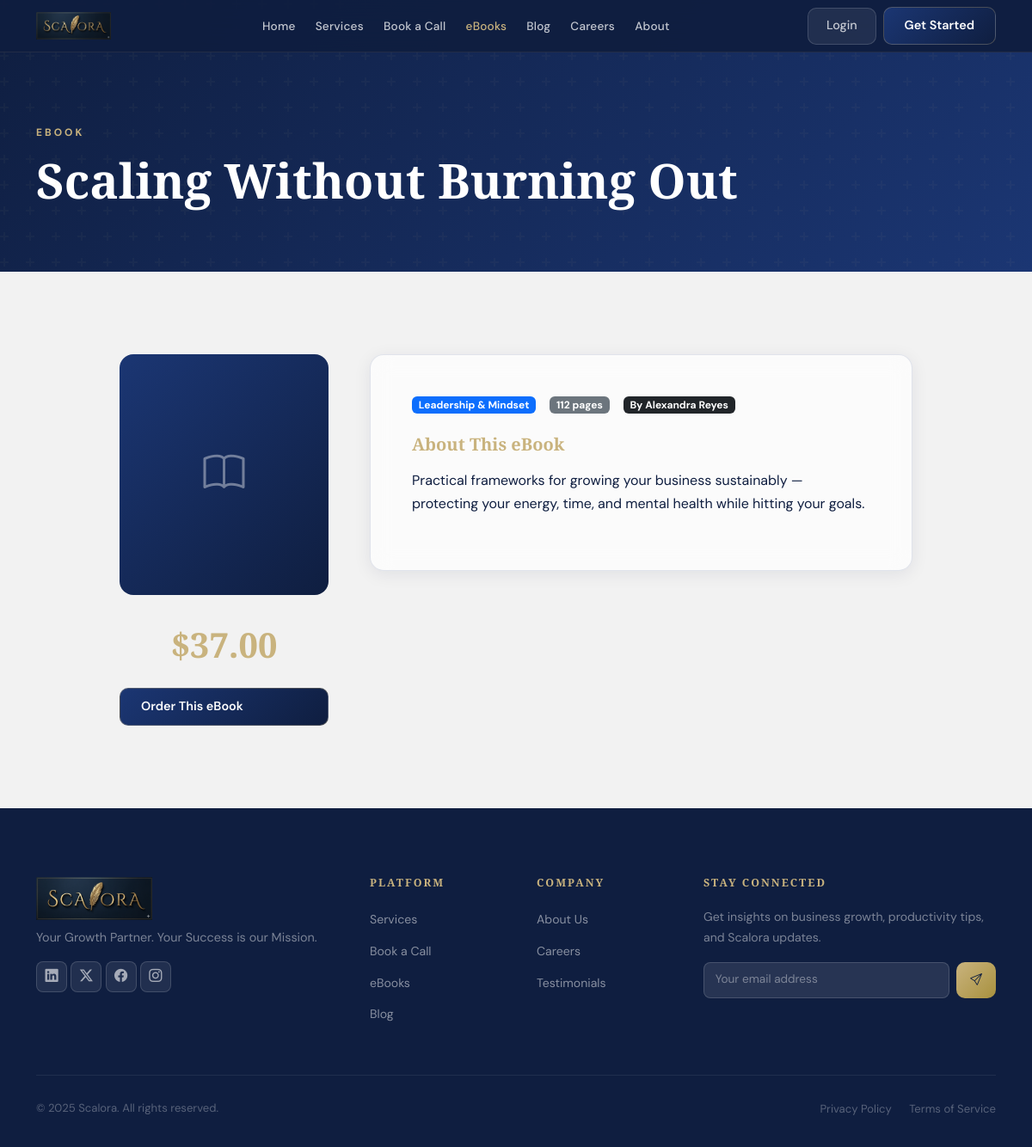
/ebooks/2/, run on the app's committed database.
### ebooks/models.py (models this page shows, shortened)
class Ebook(models.Model):
    title = models.CharField(max_length=300)
    description = models.TextField()
    author = models.CharField(max_length=200, default='Scalora Team')
    cover_image = models.ImageField(upload_to='ebook_covers/', blank=True, null=True)
    price = models.DecimalField(max_digits=10, decimal_places=2)
    pages = models.PositiveIntegerField(blank=True, null=True)
    category = models.CharField(max_length=100, blank=True)
    is_active = models.BooleanField(default=True)
    created_at = models.DateTimeField(auto_now_add=True)
    class Meta:
        ordering = ['-created_at']

### ebooks/views.py (the view)
# urls.py: path('<int:pk>/', views.ebook_detail, name='detail'),
def ebook_detail(request, pk):
    ebook = get_object_or_404(Ebook, pk=pk, is_active=True)
    return render(request, 'ebooks/detail.html', {'ebook': ebook})

### templates/ebooks/detail.html (shortened to what this page needs)
{% extends 'base.html' %}
{% block content %}
<div class="page-header-section"><div class="container">
<div class="section-eyebrow">eBook</div>
<h1 class="page-title">{{ ebook.title }}</h1>
</div></div>
<section class="py-section"><div class="container"><div class="row g-5 justify-content-center">
<div class="col-lg-3 col-md-4 text-center">
{% if ebook.cover_image %}<img src="{{ ebook.cover_image.url }}" class="ebook-detail-cover mb-4">
{% else %}<div class="ebook-cover-placeholder large mb-4"><i class="bi bi-book"></i></div>{% endif %}
<div class="ebook-price-display">${{ ebook.price }}</div>
<a href="{% url 'ebooks:order' ebook.pk %}" class="btn scalora-btn-primary w-100 mt-3">Order This eBook</a>
</div>
<div class="col-lg-7">
<div class="glass-card p-5">
<div class="d-flex gap-3 flex-wrap mb-4">
{% if ebook.category %}<span class="badge bg-primary">{{ ebook.category }}</span>{% endif %}
{% if ebook.pages %}<span class="badge bg-secondary">{{ ebook.pages }} pages</span>{% endif %}
<span class="badge bg-dark">By {{ ebook.author }}</span>
</div>
<h5 class="text-gold mb-3">About This eBook</h5>
<div>{{ ebook.description|linebreaks }}</div>
</div>
</div>
</div></div></section>
{% endblock %}

### static/css/scalora.css (style rules this page uses)
:root { --primary-dark: #0F1E40; --primary: #1B3673; --primary-light: #4A5D8A; --secondary: #8C92AC; --gold: #c9b37e; --gold-light: #e0cc9e; --off-white: #F2F2F2; --white: #ffffff; --glass-bg: rgba(27, 54, 115, 0.15); --glass-border: rgba(201, 179, 126, 0.18); --glass-bg-dark: rgba(15, 30, 64, 0.75); --text-primary: #0F1E40; --text-light: rgba(255,255,255,0.85); --font-display: 'Playfair Display', Georgia, serif; --font-body: 'DM Sans', system-ui, sans-serif; --radius: 16px; --radius-sm: 10px; --shadow: 0 8px 40px rgba(15,30,64,0.18); --shadow-lg: 0 20px 60px rgba(15,30,64,0.25); --transition: all 0.3s cubic-bezier(0.4, 0, 0.2, 1); }
*, *::before, *::after { box-sizing: border-box; }
html { scroll-behavior: smooth; }
body { font-family: var(--font-body); color: var(--text-primary); background: var(--off-white); line-height: 1.7; overflow-x: hidden; }
h1,h2,h3,h4,h5,h6 { font-family: var(--font-display); font-weight: 700; line-height: 1.2; }
.text-gold { color: var(--gold) !important; }
.scalora-btn-primary { background: linear-gradient(135deg, var(--primary) 0%, var(--primary-dark) 100%); color: var(--white) !important; border: 1px solid rgba(201,179,126,0.3); border-radius: 10px; font-weight: 600; font-size: 0.9rem; padding: 0.65rem 1.5rem; transition: var(--transition); text-decoration: none; display: inline-flex; align-items: center; }
.glass-card { background: rgba(255,255,255,0.7); backdrop-filter: blur(12px); -webkit-backdrop-filter: blur(12px); border: 1px solid rgba(27,54,115,0.12); border-radius: var(--radius); box-shadow: 0 4px 20px rgba(15,30,64,0.08); transition: var(--transition); overflow: hidden; }
.py-section { padding: 6rem 0; }
.section-eyebrow { font-family: var(--font-body); font-size: 0.75rem; font-weight: 700; letter-spacing: 3px; text-transform: uppercase; color: var(--gold); margin-bottom: 0.75rem; display: block; }
.page-header-section { background: linear-gradient(135deg, var(--primary-dark) 0%, var(--primary) 100%); padding: 9rem 0 4rem; position: relative; overflow: hidden; }
.page-header-section::before { content: ''; position: absolute; inset: 0; }
.page-title { font-family: var(--font-display); font-size: clamp(2rem,5vw,3.5rem); color: var(--white); margin-bottom: 0.5rem; }
.ebook-cover-placeholder { height: 100%; background: linear-gradient(135deg, var(--primary) 0%, var(--primary-dark) 100%); display: flex; flex-direction: column; align-items: center; justify-content: center; color: rgba(255,255,255,0.4); font-size: 3rem; gap: 0.5rem; }
.ebook-cover-placeholder.large { height: 280px; border-radius: var(--radius); }
.ebook-price-display { font-family: var(--font-display); font-size: 2.5rem; font-weight: 700; color: var(--gold); }

### data on the page
Ebook: title "Scaling Without Burning Out", price "37.00", category "Leadership & Mindset", pages "112", author "Alexandra Reyes", description "Practical frameworks for growing your business sustainably — protecting your energy, time, and mental health while hitting your goals."
